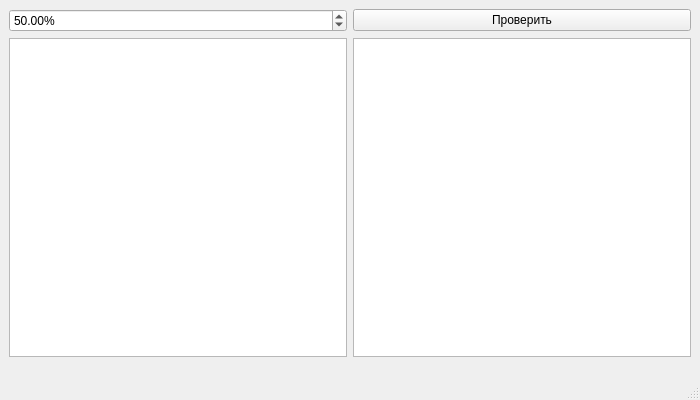
<?xml version="1.0" encoding="UTF-8"?>
<ui version="4.0">
 <class>Task5Window</class>
 <widget class="QMainWindow" name="Task5Window">
  <property name="geometry">
   <rect>
    <x>0</x>
    <y>0</y>
    <width>700</width>
    <height>400</height>
   </rect>
  </property>
  <widget class="QWidget" name="centralwidget">
   <layout class="QVBoxLayout">
    <item>
     <layout class="QHBoxLayout">
      <item>
       <widget class="QDoubleSpinBox" name="dsb_threshold">
        <property name="suffix">
         <string>%</string>
        </property>
        <property name="value">
         <double>50.000000000000000</double>
        </property>
       </widget>
      </item>
      <item>
       <widget class="QPushButton" name="btn_check">
        <property name="text">
         <string>Проверить</string>
        </property>
       </widget>
      </item>
     </layout>
    </item>
    <item>
     <layout class="QHBoxLayout">
      <item>
       <widget class="QTextEdit" name="textA"/>
      </item>
      <item>
       <widget class="QTextEdit" name="textB"/>
      </item>
     </layout>
    </item>
   </layout>
  </widget>
  <widget class="QStatusBar" name="statusbar">
   <property name="font">
    <font>
     <pointsize>19</pointsize>
     <weight>75</weight>
     <italic>false</italic>
     <bold>true</bold>
     <underline>true</underline>
     <strikeout>false</strikeout>
    </font>
   </property>
  </widget>
 </widget>
 <resources/>
 <connections/>
</ui>
